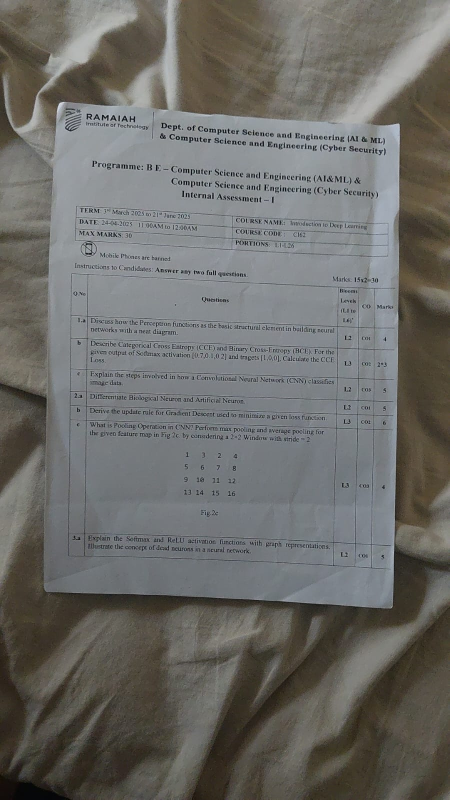
#> input picture sample.jpeg, 899 x 1599 px (shown at 1/2 size)
$ python -i layout_analyzer_v3.py   (imports and definitions only)
#> lines starting #> are read from the running program, lines starting #| are printed output that depends on the picture; after the words box and inside, x2 and y2 are one past the last pixel; in counts of white or black regions, pixels touching at a corner belong together
import cv2
import numpy as np
import os
import matplotlib.pyplot as plt
from skimage.filters import threshold_local
from scipy.ndimage import binary_fill_holes
from display_image import display_image

#HEADER PROCESSING

def analyze_document_layout(image_path, output_path, display_steps=False):
    """
    Enhanced document layout analysis that identifies and draws bounding boxes around
    text (paragraphs/lines), logos, and tables with improved text detection.

    Args:
        image_path (str): Path to the input image
        output_path (str): Path to save the output image with bounding boxes
        display_steps (bool): Whether to display intermediate processing steps

    Returns:
        tuple: (Output image with bounding boxes, dict of detected elements)
    """
#> called with image_path = '../sample.jpeg', output_path = 'out.png', display_steps = False
    if not os.path.exists(image_path):
        raise FileNotFoundError(f"Image not found: {image_path}")

    # Read the image
    original_img = cv2.imread(image_path)
#> original_img is the input picture: shape (1599, 899, 3); mean B, G, R 103.9, 107.4, 108
    if original_img is None:
        print(f"Error: Could not read the image at {image_path}")
        return None, {}

    # Create a copy for drawing results
    result_img = original_img.copy()

    # Convert to grayscale
    gray = cv2.cvtColor(original_img, cv2.COLOR_BGR2GRAY)

    # Get image dimensions
    height, width = gray.shape

    # Create a mask for tracking detected regions (to avoid overlaps)
    mask_detected = np.zeros((height, width), dtype=np.uint8)

    # Dictionary to store detected elements
    detected_elements = {
        "text": [],
        "logos": [],
        "tables": []
    }

    # Step 1: Detect and extract the logo (can be anywhere in the document)
    logo_boxes = detect_logo(gray, height, width)

    # Add logo regions to the detected mask
    for x, y, w, h in logo_boxes:
        cv2.rectangle(mask_detected, (x, y), (x+w, y+h), 255, -1)
        detected_elements["logos"].append((x, y, w, h))
        # Draw red bounding box around logo
        cv2.rectangle(result_img, (x, y), (x+w, y+h), (0, 0, 255), 2)
        cv2.putText(result_img, "Logo", (x, y-5), cv2.FONT_HERSHEY_SIMPLEX, 0.7, (0, 0, 255), 2)

    # Step 2: Detect tables using line detection techniques
    table_boxes = detect_tables(gray, height, width)

    # Filter out tables that overlap with already detected elements
    filtered_table_boxes = []
    for box in table_boxes:
        x, y, w, h = box
        table_mask = np.zeros((height, width), dtype=np.uint8)
        cv2.rectangle(table_mask, (x, y), (x+w, y+h), 255, -1)

        # Check overlap percentage
        overlap = cv2.bitwise_and(table_mask, mask_detected)
        overlap_percentage = np.sum(overlap > 0) / (w * h)

        if overlap_percentage < 0.3:  # Less than 30% overlap
            filtered_table_boxes.append(box)
            cv2.rectangle(mask_detected, (x, y), (x+w, y+h), 255, -1)
            detected_elements["tables"].append(box)
            # Draw blue bounding box around table
            cv2.rectangle(result_img, (x, y), (x+w, y+h), (255, 0, 0), 2)
            cv2.putText(result_img, "Table", (x, y-5), cv2.FONT_HERSHEY_SIMPLEX, 0.7, (255, 0, 0), 2)

    # Step 3: Detect text (paragraphs and lines) with improved parameters
    text_boxes = detect_text_improved(gray, height, width, mask_detected)

    # Filter out text regions that overlap with already detected elements
    filtered_text_boxes = []
    for box in text_boxes:
        x, y, w, h = box
        text_mask = np.zeros((height, width), dtype=np.uint8)
        cv2.rectangle(text_mask, (x, y), (x+w, y+h), 255, -1)

        # Check overlap percentage
        overlap = cv2.bitwise_and(text_mask, mask_detected)
        overlap_percentage = np.sum(overlap > 0) / (w * h)

        if overlap_percentage < 0.3:  # Less than 30% overlap
            filtered_text_boxes.append(box)
            cv2.rectangle(mask_detected, (x, y), (x+w, y+h), 255, -1)
            detected_elements["text"].append(box)
            # Draw green bounding box around text
            cv2.rectangle(result_img, (x, y), (x+w, y+h), (0, 255, 0), 2)
            cv2.putText(result_img, "Text", (x, y-5), cv2.FONT_HERSHEY_SIMPLEX, 0.7, (0, 255, 0), 2)

    # Save the result
    cv2.imwrite(output_path, result_img)
    print(f"Layout analysis complete. Result saved to {output_path}")

    if display_steps:
        plt.figure(figsize=(10, 10))
        plt.title("Final Result with Layout Analysis")
        plt.imshow(cv2.cvtColor(result_img, cv2.COLOR_BGR2RGB))
        plt.axis('off')
        plt.tight_layout()
        plt.show()

    return result_img, detected_elements

def detect_logo(gray_image, height, width):
    """
    Detect logo in the document image (can be anywhere, not just top portion)
    """
#> called with height = 1599, width = 899
    # Apply adaptive thresholding to isolate potential logo components
    binary = cv2.adaptiveThreshold(gray_image, 255, cv2.ADAPTIVE_THRESH_GAUSSIAN_C,
                                  cv2.THRESH_BINARY_INV, 15, 2)
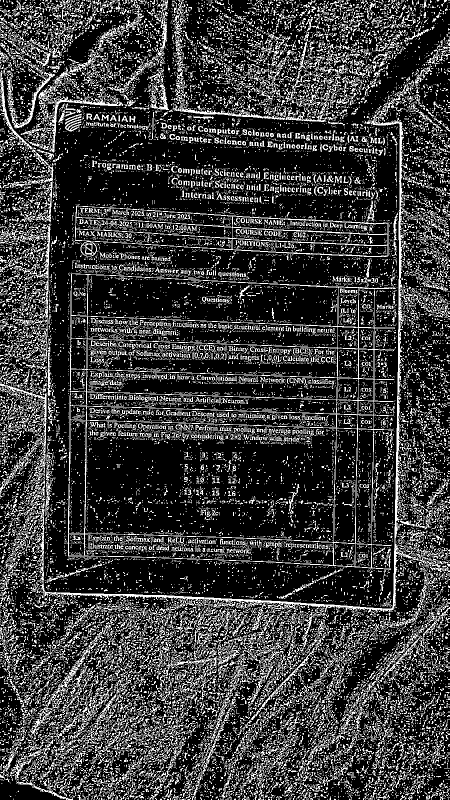
#> binary: shape (1599, 899) (shown at 1/2 size); 23% white in thin lines or dots

    # Use edge detection to find regions with high edge density (likely logo)
    edges = cv2.Canny(gray_image, 50, 150)
#> edges: shape (1599, 899); 5.8% white in thin lines or dots

    # Dilate edges to connect components
    kernel = cv2.getStructuringElement(cv2.MORPH_RECT, (5, 5))
    dilated = cv2.dilate(edges, kernel, iterations=2)
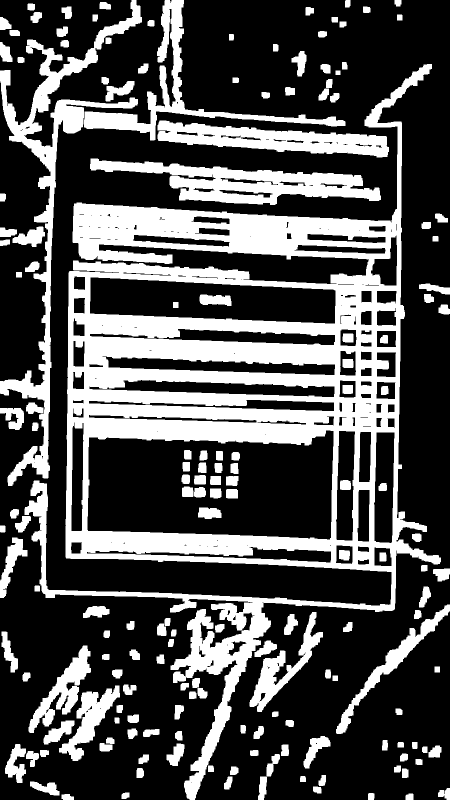
#> dilated: shape (1599, 899) (shown at 1/2 size); 31.3% white; 169 white regions

    # Find contours
    contours, _ = cv2.findContours(dilated, cv2.RETR_EXTERNAL, cv2.CHAIN_APPROX_SIMPLE)
#> contours = 141 contours; largest, box (x1, y1, x2, y2) and area: (49, 128, 882, 1599) 484221, (0, 0, 284, 972) 31578, (180, 317, 762, 410) 24279, (315, 241, 778, 315) 17646, (168, 0, 691, 281) 15138

    # Filter contours based on size, position, and density
    logo_boxes = []
    for contour in contours:
        x, y, w, h = cv2.boundingRect(contour)
        area = w * h

        # Logo typically has significant edge density and is square-ish
        if area > 2000 and h > 50 and w > 50:
            # Check edge density inside the region
            roi = edges[y:y+h, x:x+w]
            edge_density = np.sum(roi > 0) / area

            # Check aspect ratio (logos are often more square-like)
            aspect_ratio = w / h if h > 0 else 0

            if edge_density > 0.05 and 0.5 < aspect_ratio < 2.0:
                logo_boxes.append((x, y, w, h))
#> this loop made 141 passes
#> (x, y, w, h, area, edge_density, aspect_ratio) on passes 33, 49, 61, 73, 76, 81, 101, 102: (607, 1472, 54, 65, 3510, 0.0567, 0.831), (118, 1371, 122, 151, 18422, 0.0762, 0.808), (57, 1291, 125, 175, 21875, 0.0634, 0.714), (499, 1224, 147, 200, 29400, 0.0517, 0.735), (672, 1209, 227, 259, 58793, 0.021, 0.876), (0, 1075, 55, 121, 6655, 0.0529, 0.455), (180, 317, 582, 93, 54126, 0.0886, 6.26), (315, 241, 463, 74, 34262, 0.108, 6.26)
#> after the loop, logo_boxes = [(607, 1472, 54, 65), (118, 1371, 122, 151), (57, 1291, 125, 175), (499, 1224, 147, 200), (49, 128, 833, 1471)]

    # Merge overlapping boxes
    logo_boxes = merge_overlapping_boxes(logo_boxes)
#> in merge_overlapping_boxes, `sorted_boxes = sorted(boxes, key=lambda box: box[1])`: sorted_boxes = [(49, 128, 833, 1471), (499, 1224, 147, 200), (57, 1291, 125, 175), (118, 1371, 122, 151), (607, 1472, 54, 65)]
#> in merge_overlapping_boxes, `merged_boxes = [sorted_boxes[0]]`: merged_boxes = [(49, 128, 833, 1471)]
#> the loop in merge_overlapping_boxes, `for current_box in sorted_boxes[1:]:` made 4 passes
#> logo_boxes = [(49, 128, 833, 1471)]
#> the loop in analyze_document_layout, `for x, y, w, h in logo_boxes:` made 1 pass
#> after the loop in analyze_document_layout, `for x, y, w, h in logo_boxes:`:
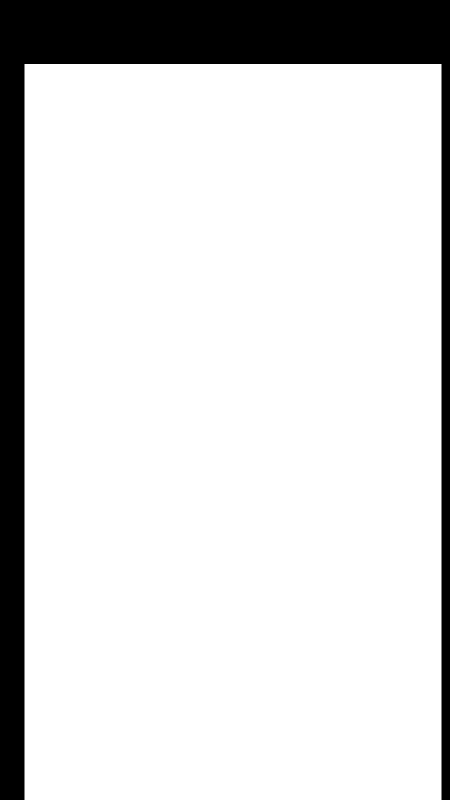
#> mask_detected: shape (1599, 899) (shown at 1/2 size); 85.3% white; 1 black region, box (x1, y1, x2, y2) and area: (0, 0, 899, 1599) 210687
#> after the loop in analyze_document_layout, `for x, y, w, h in logo_boxes:`:
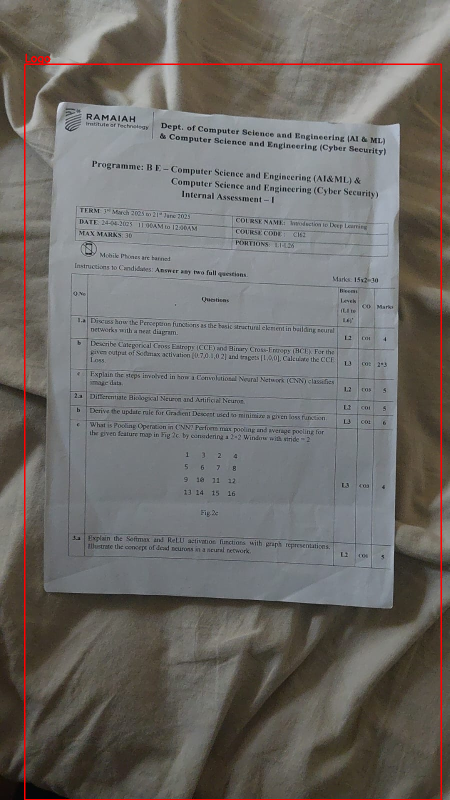
#> result_img: shape (1599, 899, 3) (shown at 1/2 size); 0.87% of pixels changed, all inside (x1, y1, x2, y2) = (48, 107, 884, 1599)

    # If multiple logos detected, keep the ones with highest edge density
    if len(logo_boxes) > 1:
        # Sort by edge density and size
        logo_densities = []
        for x, y, w, h in logo_boxes:
            roi = edges[y:y+h, x:x+w]
            edge_density = np.sum(roi > 0) / (w * h)
            logo_densities.append((edge_density, w * h, (x, y, w, h)))

        logo_densities.sort(reverse=True)  # Sort by edge density (highest first)
        logo_boxes = [logo_densities[0][2]]  # Keep just the highest density one

    return logo_boxes

def detect_tables(gray_image, height, width):
    """
    Detect tables using line detection and structural analysis
    """
#> called with height = 1599, width = 899
    # Apply adaptive thresholding
    binary = cv2.adaptiveThreshold(gray_image, 255, cv2.ADAPTIVE_THRESH_GAUSSIAN_C,
                                  cv2.THRESH_BINARY_INV, 15, 2)

    # Detect horizontal and vertical lines
    horizontal_kernel = cv2.getStructuringElement(cv2.MORPH_RECT, (40, 1))
    vertical_kernel = cv2.getStructuringElement(cv2.MORPH_RECT, (1, 40))
#> vertical_kernel = 40 values from 1 to 1

    horizontal_lines = cv2.morphologyEx(binary, cv2.MORPH_OPEN, horizontal_kernel, iterations=1)
#> horizontal_lines: shape (1599, 899); 0.76% white in thin lines or dots, all inside (x1, y1, x2, y2) = (91, 203, 792, 1219)
    vertical_lines = cv2.morphologyEx(binary, cv2.MORPH_OPEN, vertical_kernel, iterations=1)
#> vertical_lines: shape (1599, 899); 0.59% white in thin lines or dots, all inside (x1, y1, x2, y2) = (6, 172, 803, 1217)

    # Combine horizontal and vertical lines
    table_mask = cv2.bitwise_or(horizontal_lines, vertical_lines)
#> table_mask: shape (1599, 899); 1.3% white in thin lines or dots, all inside (x1, y1, x2, y2) = (6, 172, 803, 1219)

    # Dilate to connect components
    kernel = cv2.getStructuringElement(cv2.MORPH_RECT, (5, 5))
#> kernel = [[1, 1, 1, 1, 1], [1, 1, 1, 1, 1], [1, 1, 1, 1, 1], [1, 1, 1, 1, 1], [1, 1, 1, 1, 1]]
    table_mask = cv2.dilate(table_mask, kernel, iterations=3)
#> table_mask: shape (1599, 899); 10.7% white; 21 white regions, largest, box (x1, y1, x2, y2) and area: (80, 238, 809, 1225) 117796, (541, 440, 784, 520) 10655, (102, 197, 249, 311) 3525

    # Apply closing to fill gaps
    table_mask = cv2.morphologyEx(table_mask, cv2.MORPH_CLOSE, kernel, iterations=3)
#> table_mask: shape (1599, 899); 11.1% white; 17 white regions

    # Find contours for potential tables
    contours, _ = cv2.findContours(table_mask, cv2.RETR_EXTERNAL, cv2.CHAIN_APPROX_SIMPLE)
#> contours = 17 contours; largest, box (x1, y1, x2, y2) and area: (80, 238, 809, 1225) 168283, (102, 197, 249, 311) 3266, (371, 218, 532, 242) 2574, (85, 699, 104, 888) 2402, (274, 737, 391, 752) 1440

    # Filter contours based on size and aspect ratio
    table_boxes = []
    for contour in contours:
        x, y, w, h = cv2.boundingRect(contour)
        area = w * h
        aspect_ratio = w / float(h) if h > 0 else 0

        # Tables typically have reasonable aspect ratio and significant size
        if area > 10000 and 0.5 < aspect_ratio < 10:
            # Check if region has grid-like structure
            roi = table_mask[y:y+h, x:x+w]
            line_density = np.sum(roi > 0) / area

            if line_density > 0.05:  # Adjust threshold as needed
                table_boxes.append((x, y, w, h))
#> this loop made 17 passes
#> (x, y, w, h, area, aspect_ratio, line_density) on passes 12, 16: (80, 238, 729, 987, 719523, 0.739, 0.214), (102, 197, 147, 114, 16758, 1.29, 0.21)
#> after the loop, table_boxes = [(80, 238, 729, 987), (102, 197, 147, 114)]

    # Merge overlapping boxes
    table_boxes = merge_overlapping_boxes(table_boxes)
#> the loop in merge_overlapping_boxes (call 2), `for current_box in sorted_boxes[1:]:` made 1 pass
#> table_boxes = [(80, 197, 729, 1028)]
#> the loop in analyze_document_layout, `for box in table_boxes:` made 1 pass
#> (x, y, w, h, overlap_percentage) on pass 1: (80, 197, 729, 1028, 1)
#> pass 1, in analyze_document_layout, `overlap = cv2.bitwise_and(table_mask, mask_detected)`:
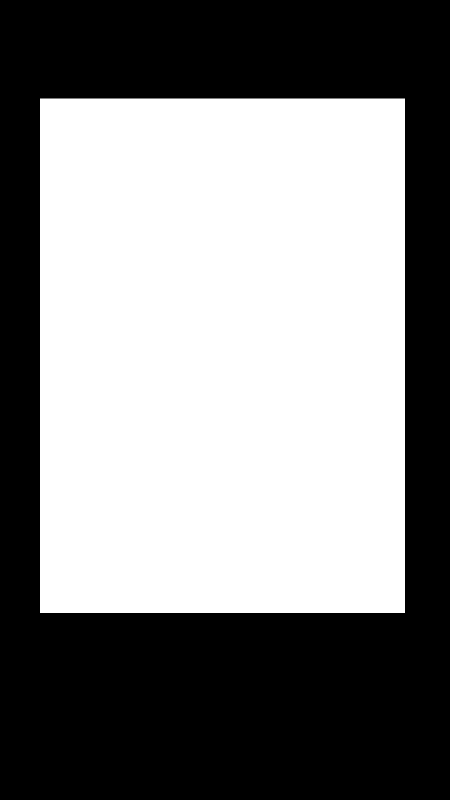
#> overlap: shape (1599, 899) (shown at 1/2 size); 52.3% white; 1 black region, box (x1, y1, x2, y2) and area: (0, 0, 899, 1599) 686331
#> after the loop in analyze_document_layout, `for box in table_boxes:`: filtered_table_boxes = []

    return table_boxes

def detect_text_improved(gray_image, height, width, existing_mask=None):
    """
    Improved version of text detection with better parameters for document headers
    """
#> called with height = 1599, width = 899
    # Apply adaptive thresholding with parameters tuned for text
    binary = cv2.adaptiveThreshold(gray_image, 255, cv2.ADAPTIVE_THRESH_GAUSSIAN_C,
                                  cv2.THRESH_BINARY_INV, 25, 15)
#> binary: shape (1599, 899); 4.7% white in thin lines or dots

    # Remove noise
    kernel = cv2.getStructuringElement(cv2.MORPH_RECT, (3, 3))
#> kernel = [[1, 1, 1], [1, 1, 1], [1, 1, 1]]
    binary = cv2.morphologyEx(binary, cv2.MORPH_OPEN, kernel, iterations=1)
#> binary: shape (1599, 899); 0.83% white; 485 white regions (311 under 20 px), largest, box (x1, y1, x2, y2) and area: (544, 1202, 650, 1213) 395, (790, 960, 796, 1042) 332, (799, 248, 805, 331) 314

    # If there's an existing mask, exclude those regions
    if existing_mask is not None:
        binary = cv2.bitwise_and(binary, cv2.bitwise_not(existing_mask))
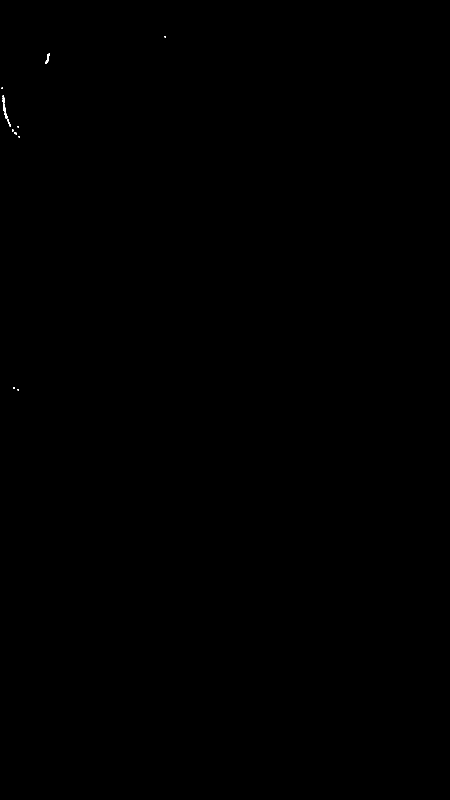
#> binary: shape (1599, 899) (shown at 1/2 size); 0.03% white; 17 white regions (8 under 20 px), largest, box (x1, y1, x2, y2) and area: (91, 113, 98, 128) 56, (5, 191, 9, 206) 52, (6, 215, 12, 224) 43

    # Create connected components for text analysis using MSER
    # (Maximally Stable Extremal Regions) - good for text detection
    mser = cv2.MSER_create()
    regions, _ = mser.detectRegions(gray_image)
#> regions = 890 items

    # Create mask for MSER regions
    mser_mask = np.zeros((height, width), dtype=np.uint8)
    for region in regions:
        hull = cv2.convexHull(region.reshape(-1, 1, 2))
        cv2.drawContours(mser_mask, [hull], 0, 255, -1)
#> this loop made 890 passes
#> hull on passes 9 to 11: [[719, 1087], [710, 1122], [708, 1087], [710, 1068]], [[711, 1048], [711, 989]], [[675, 729], [675, 618], [676, 653]]
#> mser_mask: shape (1599, 899); 16.8% white; 223 white regions, largest, box (x1, y1, x2, y2) and area: (173, 575, 748, 1135) 64935, (1, 1, 275, 299) 37263, (1, 758, 94, 1166) 25579

    # Combine with binary image for robust text detection
    text_mask = cv2.bitwise_or(binary, mser_mask)

    # Connect characters within words horizontally
    kernel_connect_chars = cv2.getStructuringElement(cv2.MORPH_RECT, (15, 1))
    word_mask = cv2.dilate(text_mask, kernel_connect_chars, iterations=1)
#> word_mask: shape (1599, 899); 20.8% white; 83 white regions, largest, box (x1, y1, x2, y2) and area: (131, 575, 755, 1135) 93828, (0, 1, 282, 299) 40854, (0, 758, 101, 1166) 28846

    # Connect words vertically with a smaller dilation to maintain text line separation
    kernel_connect_words = cv2.getStructuringElement(cv2.MORPH_RECT, (1, 3))
#> kernel_connect_words = [1, 1, 1]
    line_mask = cv2.dilate(word_mask, kernel_connect_words, iterations=1)
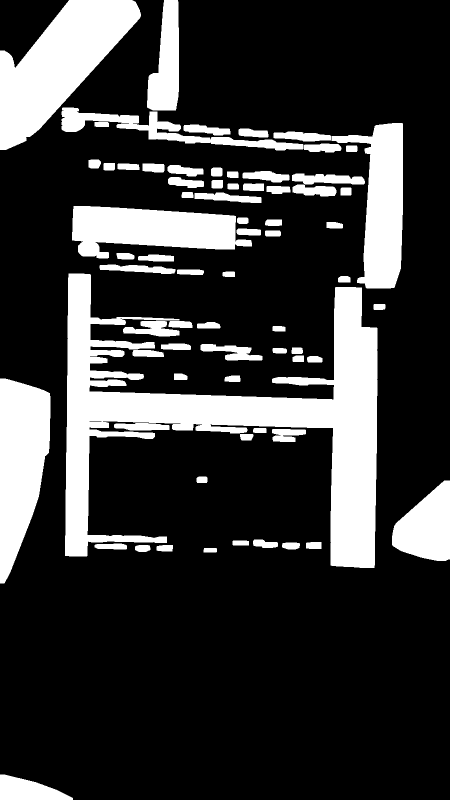
#> line_mask: shape (1599, 899) (shown at 1/2 size); 21.8% white; 71 white regions

    # Find contours for text lines
    contours, _ = cv2.findContours(line_mask.copy(), cv2.RETR_EXTERNAL, cv2.CHAIN_APPROX_SIMPLE)
#> contours = 71 contours; largest, box (x1, y1, x2, y2) and area: (130, 547, 755, 1136) 112370, (0, 0, 282, 300) 40992, (0, 757, 101, 1167) 28598, (144, 412, 504, 517) 24408, (663, 246, 806, 577) 23723

    # Filter contours for individual lines
    line_boxes = []
    for contour in contours:
        x, y, w, h = cv2.boundingRect(contour)
        area = w * h

        # Filter based on reasonable text line dimensions
        if area > 500 and w > 20 and h > 8:
            # Check text density
            roi = text_mask[y:y+h, x:x+w]
            text_density = np.sum(roi > 0) / area

            # Text has moderate density
            if 0.01 < text_density < 0.9:
                line_boxes.append((x, y, w, h))
#> this loop made 71 passes
#> (x, y, w, h, area, text_density) on passes 1, 5, 6, 9, 10, 13, 15, 16: (0, 1549, 146, 50, 7300, 0.536), (189, 1087, 65, 12, 780, 0.417), (564, 1085, 36, 14, 504, 0.399), (506, 1079, 50, 17, 850, 0.305), (784, 961, 115, 161, 18515, 0.593), (544, 858, 68, 26, 1768, 0.348), (228, 846, 111, 15, 1665, 0.484), (0, 757, 101, 410, 41410, 0.618)
#> (the rest of the program and of its run is left out)
